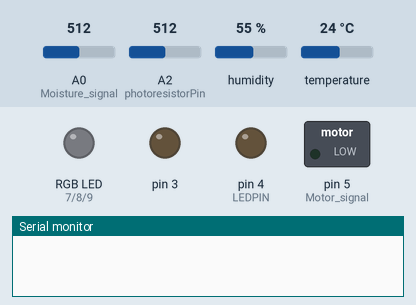
Bench run of a sketch on a simulated Arduino Uno, built for the host (arithmetic inside an expression is 32-bit, double 64-bit). Shown: switched loads named in the sketch (green lamp = pin HIGH), an RGB LED mixed from three pins (HIGH = lit), output pins drawn as LEDs (lit = HIGH), the last lines printed to the serial monitor. Inputs (shaded band) come from the test bench; at power-on: A0 (Moisture_signal) = 512, A2 (photoresistorPin) = 512, humidity 55 %, temperature 24 °C. The modem accepts every AT command (registered, SIM ready, sends succeed) and sends nothing else.

Above: at 0.1 s.
At 17.6 s:
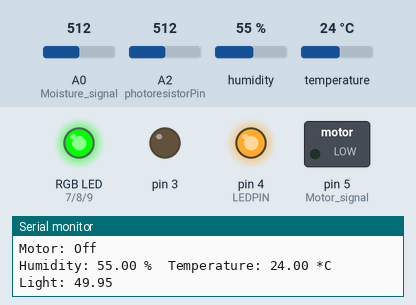
Timing chart, 0 to 19.1 s (numbered marks = the images above):
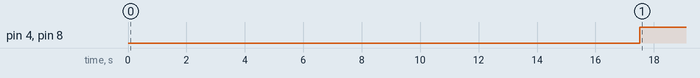

The sketch:

AgricultureIoT.ino
```cpp
#include <ArduinoHttpClient.h>

//WiFi
#include <SoftwareSerial.h>
SoftwareSerial esp8266(10,11);
#define serialCommunicationSpeed 115200
#define DEBUG true

//DHT11
#include <Adafruit_Sensor.h>
#include <DHT.h>
#include <DHT_U.h>

#define DHTPIN 2
#define DHTTYPE DHT11

DHT dht(DHTPIN, DHTTYPE);

//Heater(LED)
#define LEDPIN 4

//Soil Moisture
const int Moisture_signal = A0;

//Motor
int Motor_signal = 5;


//RGB
const int redPin = 7;
const int greenPin = 8;
const int bluePin = 9;

//Photoresistor
const int photoresistorPin = A2;
int photoresistorValue = analogRead(photoresistorPin);
int photoresistorPercent = constrain(map(photoresistorValue, 0, 1023, 0, 100), 0, 100);


void setup()
{


  //RGB
  pinMode(redPin, OUTPUT);
  pinMode(greenPin, OUTPUT);
  pinMode(bluePin, OUTPUT);

  //WiFi
  Serial.begin(serialCommunicationSpeed);
  esp8266.begin(serialCommunicationSpeed);
  InitWifiModule();

  //DHT11
  dht.begin();

  //Grealka(LED)
  pinMode(LEDPIN, OUTPUT);
  pinMode(3, OUTPUT);

  //Motor
  pinMode(Motor_signal, OUTPUT);
}

void loop()
{
  //WiFi
  if(esp8266.available())
 {
    if(esp8266.find("+IPD,"))
    {
     delay(2000);

     int connectionId = esp8266.read()-48;
     String webpage = "<h1>Agriculture Monitoring System</h1>";
       // Read sensor data
  float humidity = dht.readHumidity();
  float temperature = dht.readTemperature();
  int Moisture = analogRead(Moisture_signal);
  int percent = map(Moisture, 1023, 560, 0, 100);
  //rainSensorValue = analogRead(rainSensor);
  photoresistorValue = analogRead(photoresistorPin);

  // Build HTML page with sensor data
  webpage += "<p>Humidity: " + String(humidity) + " %</p>";
  webpage += "<p>Temperature: " + String(temperature) + " *C</p>";
  webpage += "<p>Soil Moisture: " + String(percent) + " %</p>";

  float percentage = 100 - (photoresistorPercent / 1023.0) * 100;
  webpage += "<p>Light: " + String(percentage) + "%</p>";
  webpage += "<p>Motor Status: " + String((digitalRead(Motor_signal) == HIGH ? "On" : "Off")) + "</p>";

     String cipSend = "AT+CIPSEND=";
     cipSend += connectionId;
     cipSend += ",";
     cipSend +=webpage.length();
     cipSend +="\r\n";

     sendData(cipSend,1000,DEBUG);
     sendData(webpage,1000,DEBUG);

     String closeCommand = "AT+CIPCLOSE=";
     closeCommand+=connectionId; // append connection id
     closeCommand+="\r\n";
     sendData(closeCommand,3000,DEBUG);
    }
  }

  //Soil Moisture
    int Moisture = analogRead(Moisture_signal);
  int percent = map(Moisture, 1023, 560, 0, 100);
  Serial.print("Soil moisture level: ");
  Serial.print(percent);
  Serial.println("%");

//Motor
  if (percent < 30) {
    digitalWrite(Motor_signal, HIGH);
    Serial.println("Motor: On");
  } else if (percent > 70) {
    digitalWrite(Motor_signal, LOW);
    Serial.println("Motor: Off");
  }

   //DHT11
  float humidity = dht.readHumidity();
  float temperature = dht.readTemperature();

  Serial.print("Humidity: ");
  Serial.print(humidity);
  Serial.print(" %\t");
  Serial.print("Temperature: ");
  Serial.print(temperature);
  Serial.println(" *C");

  //RGB
  if (temperature < 25 || percent < 30) {
    digitalWrite(redPin, LOW);
    digitalWrite(greenPin, HIGH);
    digitalWrite(bluePin, LOW);
  } else {
    digitalWrite(redPin, HIGH);
    digitalWrite(greenPin, LOW);
    digitalWrite(bluePin, LOW);
  }

  //Grealka (LED)
   if (temperature < 25) {
    digitalWrite(LEDPIN, HIGH);
  } else {
    digitalWrite(LEDPIN, LOW);
  }

  //Photoresistor
  photoresistorPercent = analogRead(photoresistorPin);
  float percentage = 100 - (photoresistorPercent / 1023.0) * 100;
  Serial.print("Light: ");
  Serial.println(percentage) + "%";

  //DHT11 Read every 5seconds
  delay(5000);
}

String sendData(String command, const int timeout, boolean debug)
{
    String response = "";
    esp8266.print(command);
    long int time = millis();
    while( (time+timeout) > millis())
    {
      while(esp8266.available())
      {
        char c = esp8266.read();
        response+=c;
      }
    }
    if(debug)
    {
      Serial.print(response);
    }
    return response;
}

void InitWifiModule()
{
  sendData("AT+RST\r\n", 2000, DEBUG);
  sendData("AT+CWJAP=\"NETGEAR\",\"11223344\"\r\n", 2000, DEBUG);
  delay (3000);
  sendData("AT+CWMODE=1\r\n", 1500, DEBUG);
  delay (1500);
  sendData("AT+CIFSR\r\n", 1500, DEBUG);
  delay (1500);
  sendData("AT+CIPMUX=1\r\n", 1500, DEBUG);
  delay (1500);
  sendData("AT+CIPSERVER=1,80\r\n", 1500, DEBUG);

}
```

Measured:
- by itself, pin 4 (LEDPIN), pin 8 (greenPin): LOW → HIGH at 17.5 s
